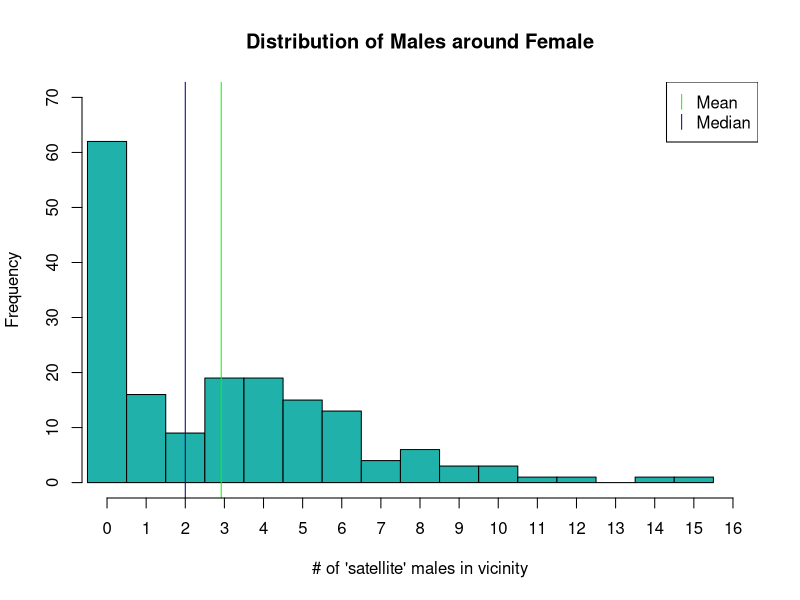
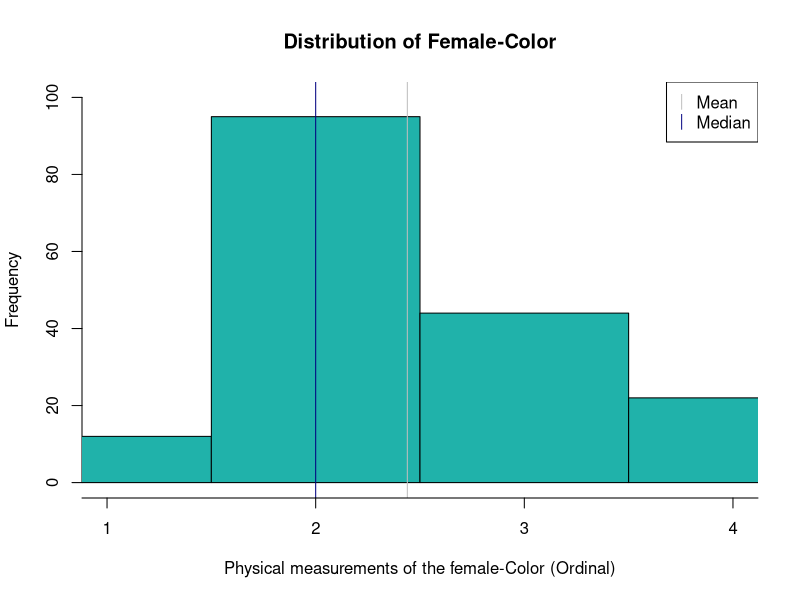
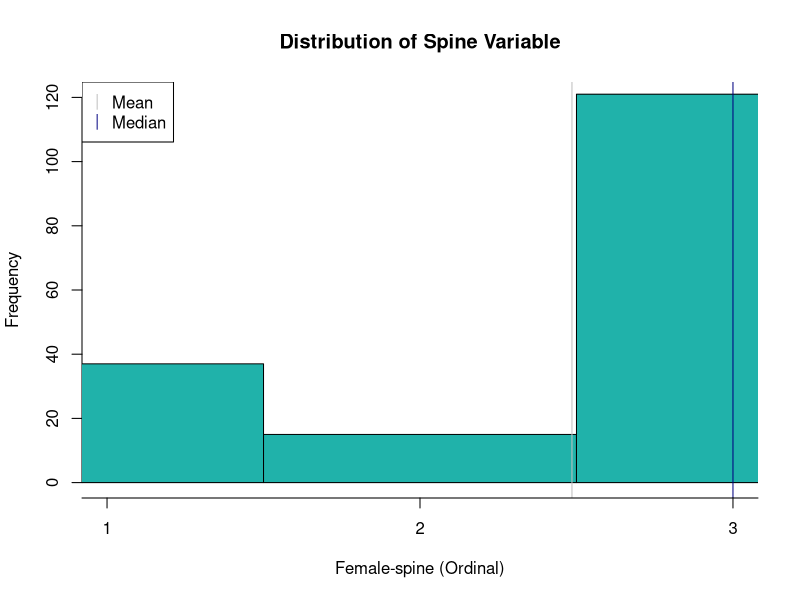
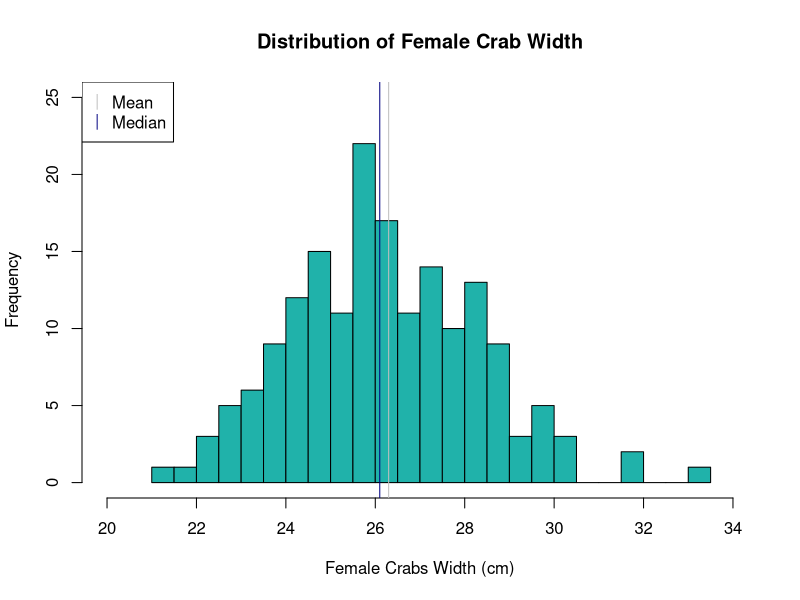
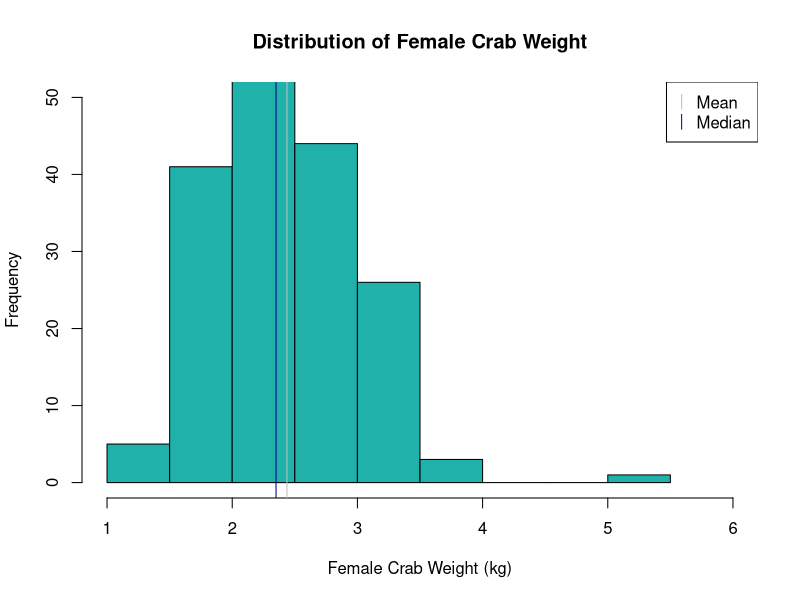
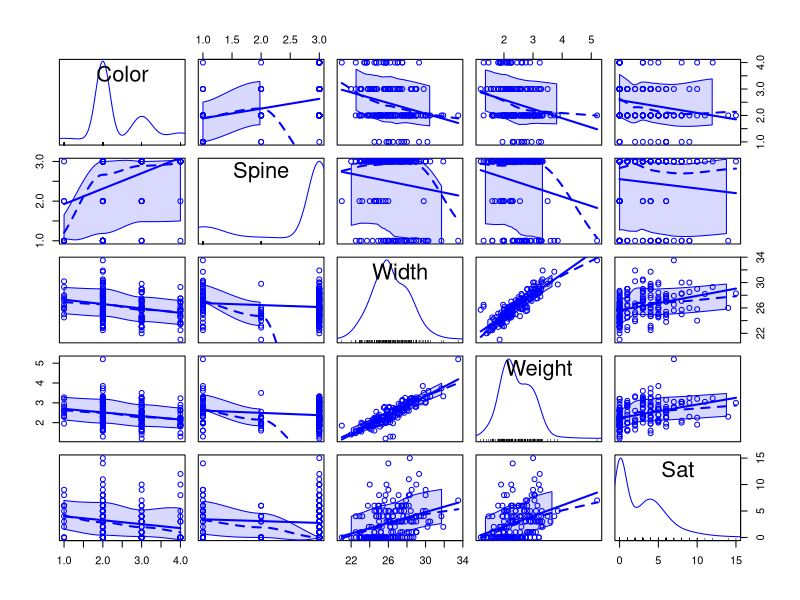
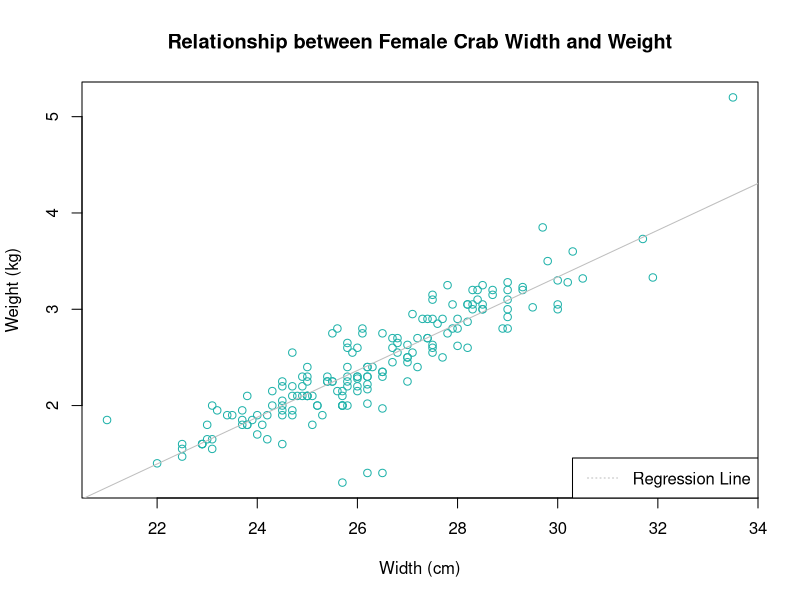
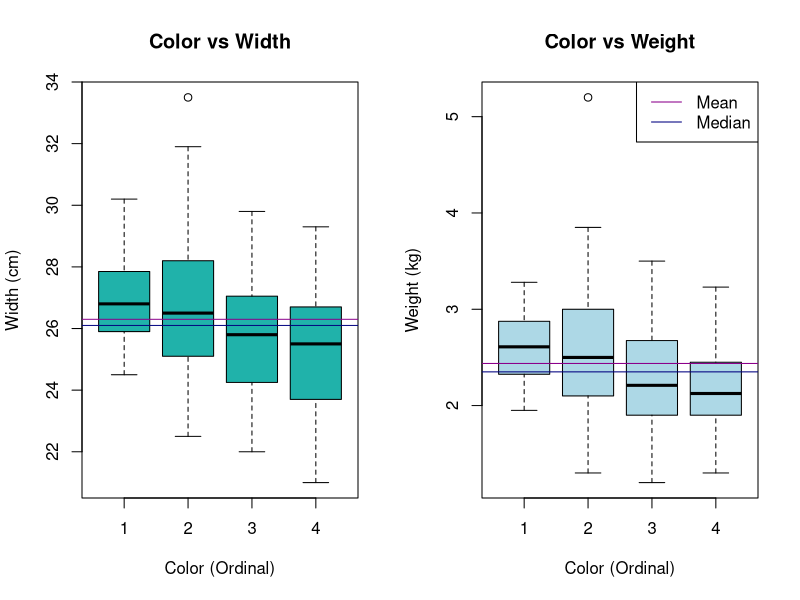

Write the R code that produced these figures, in order.
## ---- chunk 1
suppressMessages(library(car))
suppressMessages(library(Hmisc))
## ---- chunk 2
df = read.csv("HorseshoeCrabs.csv")
## ---- chunk 3
describe(df)
## ---- chunk 4
#sort(df$Sat)

hist(df$Sat, breaks = 0:16 - 0.5
    ,xlim = range(0:16)
    ,ylim = c(0, 70)
    ,col = "lightseagreen"
    ,xaxt = "n" #remove default x axis marker
    ,main = "Distribution of Males around Female"
    ,xlab = "# of 'satellite' males in vicinity"
    )

abline(v = mean(df$Sat), col = "green")
abline(v = median(df$Sat), col = "navy")

#add marker for x axis to be interger only
axis(1, at = 0:16)

legend("topright", c("Mean", "Median"), col = c("green", "navy"), pch = "|")


## ---- chunk 5
#summary(df$Color)

#sort(df$Color)

hist(df$Color, breaks = 0:5 - 0.5
    ,xlim = range(1:4)
    ,ylim = range(0:100)
    ,col = "lightseagreen"
    ,xaxt = "n" #remove x lab
    ,main = "Distribution of Female-Color"
    ,xlab = "Physical measurements of the female-Color (Ordinal)"
    )

abline(v = mean(df$Color), col = "gray")
abline(v = median(df$Color), col = "navy")

#add x lab to only contain 1 to 4
axis(1, at = 0:5)

legend("topright", c("Mean", "Median"), col = c("gray", "navy"), pch = "|")
## ---- chunk 6
describe(df$Spine)

hist(df$Spine, breaks = 0:4 - 0.5
    ,xlim = range(1:3)
    ,ylim = range(0:120)
    ,col = "lightseagreen"
    ,xaxt = "n" #remove x lab
    ,main = "Distribution of Spine Variable"
    ,xlab = "Female-spine (Ordinal)"
    )

abline(v = mean(df$Spine), col = "gray")
abline(v = median(df$Spine), col = "navy")

#add x lab to only contain 1 to 4
axis(1, at = 0:4)

legend("topleft", c("Mean", "Median"), col = c("gray", "navy"), pch = "|")
## ---- chunk 7
describe(df$Width)

hist(df$Width
     ,breaks = 20
     ,xlim = range(20:34)
     ,ylim = range(0:25)
     ,col = "lightseagreen"
     ,main = "Distribution of Female Crab Width"
     ,xlab = "Female Crabs Width (cm)")

abline(v = mean(df$Width), col = "gray")
abline(v = median(df$Width), col = "navy")

legend("topleft", c("Mean", "Median"), col = c("gray", "navy"), pch = "|")
## ---- chunk 8
describe(df$Weight)

hist(df$Weight
     ,xlim = range(1:6)
     ,ylim = range(0:50)
     ,col = "lightseagreen"
     ,main = "Distribution of Female Crab Weight"
     ,xlab = "Female Crab Weight (kg)"
     ,breaks = 12)

abline(v = mean(df$Weight), col = "gray")
abline(v = median(df$Weight), col = "navy")

legend("topright", c("Mean", "Median"), col = c("gray", "navy"), pch = "|")
## ---- chunk 9
suppressWarnings(scatterplotMatrix(df))
## ---- chunk 10
plot(df$Width
     ,df$Weight
     ,col = "lightseagreen"
     ,main = "Relationship between Female Crab Width and Weight"
     ,ylab = "Weight (kg)"
     ,xlab = "Width (cm)")

line.fit = lm(Weight~Width, data=df)
#abline(lm(df$Width ~ df$Weight), col = "gray")
abline(line.fit,col='gray')
legend("bottomright", c("Regression Line")
       , col = c("gray"), lty = c("dotted"))
## ---- chunk 11
summary(line.fit)
## ---- chunk 12
par(mfrow = c(1, 2))
boxplot(df$Width ~ df$Color
        ,col = "lightseagreen"
        ,main = "Color vs Width"
        ,xlab = "Color (Ordinal)"
        ,ylab = "Width (cm)")
abline(h = mean(df$Width), col = "darkmagenta")
abline(h = median(df$Width), col = "navy")


boxplot(df$Weight ~ df$Color
        ,col = "lightblue"
        ,main = "Color vs Weight"
        ,xlab = "Color (Ordinal)"
        ,ylab = "Weight (kg)")

abline(h = mean(df$Weight), col = "darkmagenta")
abline(h = median(df$Weight), col = "navy")

legend("topright", c("Mean", "Median")
       , col = c("darkmagenta","navy"), lty = c("solid"))

## ---- chunk 13
par(mfrow = c(1, 2))
boxplot(df$Weight ~ df$Spine        
        ,col = "lightseagreen"
        ,main = "Spine vs Weight"
        ,xlab = "Spine (Ordinal)"
        ,ylab = "Weight (kg)")

abline(h = mean(df$Weight), col = "darkmagenta")
abline(h = median(df$Weight), col = "navy")


boxplot(df$Width ~ df$Spine
        ,col = "lightblue"
        ,main = "Spine vs Width"
        ,xlab = "Spine (Ordinal)"
        ,ylab = "Width (cm)")

abline(h = mean(df$Width), col = "darkmagenta")
abline(h = median(df$Width), col = "navy")

legend("topright", c("Mean", "Median")
       , col = c("darkmagenta","navy"), lty = c("solid"))
## ---- chunk 14
par(mfrow = c(2, 2))
boxplot(df$Color ~ df$Sat
        ,ylim = range(0:4))
boxplot(df$Spine ~ df$Sat)
boxplot(df$Width ~ df$Sat)
boxplot(df$Weight ~ df$Sat)
## ---- chunk 15
plot(df$Width, df$Weight
     ,main = "Female Crab Color by Weight and Width"
     ,pch = ifelse(df$Color == 1
                ,1
                ,ifelse(df$Color == 2
                        ,2
                        ,ifelse(df$Color == 3
                        ,3 ,4)))
     ,ylab = "Weight (kg)"
     ,xlab = "Width (cm)"
     ,col = ifelse(df$Color == 1
                ,"navy"
                ,ifelse(df$Color == 2
                        ,"gray"
                        ,ifelse(df$Color == 3
                        ,"darkmagenta", "darkorange2"))),
     panel.first = grid(col = "gray", lty = "dotted"))

legend("topleft", legend = c("4","3","2","1")
       ,col = c("darkorange2", "darkmagenta", "gray","navy")
       ,pch = c(4,3,2,1) 
       ,box.col = "gray"
       ,cex=.8
       ,title = "Female Crab Color")
## ---- chunk 16
plot(df$Width, df$Weight
     ,main = "Female Crab Spine by Weight and Width"
     ,pch = ifelse(df$Spine == 1
                ,1
                ,ifelse(df$Spine == 2
                        ,2
                        ,3))
     ,ylab = "Weight (kg)"
     ,xlab = "Width (cm)"
     ,col = ifelse(df$Spine == 1
                ,"navy"
                ,ifelse(df$Spine == 2
                        ,"darkmagenta"
                        ,"darkorange2"))
     ,panel.first = grid(col = "gray", lty = "dotted"))

legend("topleft", legend = c("3","2","1")
       ,col = c("darkorange2", "darkmagenta", "navy")
       ,pch = c(3,2,1) 
       ,box.col = "gray"
       ,cex=.8
       ,title = "Female Crab Color")
## ---- chunk 17
mod.poi <- glm(formula = Sat~., family = poisson(link='log'),data = df)
summary(mod.poi)
